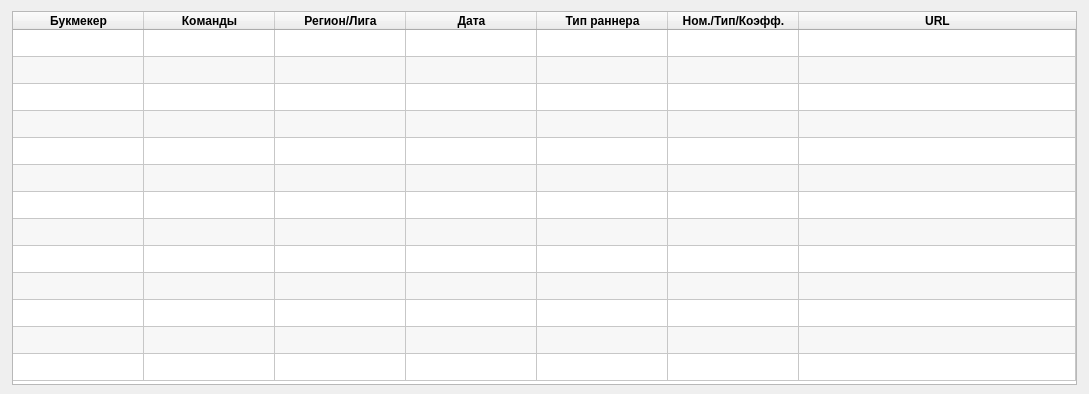
<?xml version="1.0" encoding="UTF-8"?>
<ui version="4.0">
 <class>Form_scanResults</class>
 <widget class="QWidget" name="Form_scanResults">
  <property name="windowModality">
   <enum>Qt::NonModal</enum>
  </property>
  <property name="geometry">
   <rect>
    <x>0</x>
    <y>0</y>
    <width>1089</width>
    <height>394</height>
   </rect>
  </property>
  <property name="sizePolicy">
   <sizepolicy hsizetype="Fixed" vsizetype="Expanding">
    <horstretch>0</horstretch>
    <verstretch>0</verstretch>
   </sizepolicy>
  </property>
  <property name="minimumSize">
   <size>
    <width>1089</width>
    <height>394</height>
   </size>
  </property>
  <property name="maximumSize">
   <size>
    <width>1089</width>
    <height>16777215</height>
   </size>
  </property>
  <property name="windowTitle">
   <string>Результаты сканирования</string>
  </property>
  <layout class="QHBoxLayout" name="horizontalLayout">
   <item>
    <widget class="QTableWidget" name="tableWidget_scanResults">
     <property name="sizePolicy">
      <sizepolicy hsizetype="Fixed" vsizetype="Preferred">
       <horstretch>0</horstretch>
       <verstretch>0</verstretch>
      </sizepolicy>
     </property>
     <property name="minimumSize">
      <size>
       <width>1065</width>
       <height>374</height>
      </size>
     </property>
     <property name="maximumSize">
      <size>
       <width>1065</width>
       <height>16777215</height>
      </size>
     </property>
     <property name="font">
      <font>
       <weight>50</weight>
       <bold>false</bold>
      </font>
     </property>
     <property name="autoFillBackground">
      <bool>false</bool>
     </property>
     <property name="styleSheet">
      <string notr="true"/>
     </property>
     <property name="frameShape">
      <enum>QFrame::StyledPanel</enum>
     </property>
     <property name="frameShadow">
      <enum>QFrame::Sunken</enum>
     </property>
     <property name="sizeAdjustPolicy">
      <enum>QAbstractScrollArea::AdjustIgnored</enum>
     </property>
     <property name="editTriggers">
      <set>QAbstractItemView::NoEditTriggers</set>
     </property>
     <property name="dragEnabled">
      <bool>false</bool>
     </property>
     <property name="alternatingRowColors">
      <bool>true</bool>
     </property>
     <property name="selectionBehavior">
      <enum>QAbstractItemView::SelectItems</enum>
     </property>
     <property name="textElideMode">
      <enum>Qt::ElideRight</enum>
     </property>
     <property name="verticalScrollMode">
      <enum>QAbstractItemView::ScrollPerPixel</enum>
     </property>
     <property name="horizontalScrollMode">
      <enum>QAbstractItemView::ScrollPerPixel</enum>
     </property>
     <property name="showGrid">
      <bool>true</bool>
     </property>
     <property name="gridStyle">
      <enum>Qt::SolidLine</enum>
     </property>
     <property name="sortingEnabled">
      <bool>false</bool>
     </property>
     <property name="wordWrap">
      <bool>true</bool>
     </property>
     <property name="cornerButtonEnabled">
      <bool>true</bool>
     </property>
     <property name="rowCount">
      <number>13</number>
     </property>
     <property name="columnCount">
      <number>7</number>
     </property>
     <attribute name="horizontalHeaderVisible">
      <bool>true</bool>
     </attribute>
     <attribute name="horizontalHeaderCascadingSectionResizes">
      <bool>true</bool>
     </attribute>
     <attribute name="horizontalHeaderMinimumSectionSize">
      <number>39</number>
     </attribute>
     <attribute name="horizontalHeaderDefaultSectionSize">
      <number>131</number>
     </attribute>
     <attribute name="horizontalHeaderHighlightSections">
      <bool>false</bool>
     </attribute>
     <attribute name="horizontalHeaderShowSortIndicator" stdset="0">
      <bool>false</bool>
     </attribute>
     <attribute name="horizontalHeaderStretchLastSection">
      <bool>true</bool>
     </attribute>
     <attribute name="verticalHeaderVisible">
      <bool>false</bool>
     </attribute>
     <attribute name="verticalHeaderCascadingSectionResizes">
      <bool>false</bool>
     </attribute>
     <attribute name="verticalHeaderMinimumSectionSize">
      <number>20</number>
     </attribute>
     <attribute name="verticalHeaderDefaultSectionSize">
      <number>27</number>
     </attribute>
     <attribute name="verticalHeaderHighlightSections">
      <bool>false</bool>
     </attribute>
     <attribute name="verticalHeaderShowSortIndicator" stdset="0">
      <bool>false</bool>
     </attribute>
     <attribute name="verticalHeaderStretchLastSection">
      <bool>false</bool>
     </attribute>
     <row/>
     <row/>
     <row/>
     <row/>
     <row/>
     <row/>
     <row/>
     <row/>
     <row/>
     <row/>
     <row/>
     <row/>
     <row/>
     <column>
      <property name="text">
       <string>Букмекер</string>
      </property>
      <property name="font">
       <font>
        <weight>75</weight>
        <bold>true</bold>
       </font>
      </property>
     </column>
     <column>
      <property name="text">
       <string>Команды</string>
      </property>
      <property name="font">
       <font>
        <weight>75</weight>
        <italic>false</italic>
        <bold>true</bold>
        <underline>false</underline>
        <strikeout>false</strikeout>
        <kerning>false</kerning>
       </font>
      </property>
      <property name="background">
       <color>
        <red>207</red>
        <green>207</green>
        <blue>205</blue>
       </color>
      </property>
      <property name="foreground">
       <brush brushstyle="SolidPattern">
        <color alpha="255">
         <red>0</red>
         <green>0</green>
         <blue>0</blue>
        </color>
       </brush>
      </property>
     </column>
     <column>
      <property name="text">
       <string>Регион/Лига</string>
      </property>
      <property name="font">
       <font>
        <weight>75</weight>
        <bold>true</bold>
       </font>
      </property>
     </column>
     <column>
      <property name="text">
       <string>Дата</string>
      </property>
      <property name="font">
       <font>
        <weight>75</weight>
        <bold>true</bold>
       </font>
      </property>
     </column>
     <column>
      <property name="text">
       <string>Тип раннера</string>
      </property>
      <property name="font">
       <font>
        <weight>75</weight>
        <bold>true</bold>
       </font>
      </property>
     </column>
     <column>
      <property name="text">
       <string>Ном./Тип/Коэфф.</string>
      </property>
      <property name="font">
       <font>
        <weight>75</weight>
        <bold>true</bold>
       </font>
      </property>
     </column>
     <column>
      <property name="text">
       <string>URL</string>
      </property>
      <property name="font">
       <font>
        <weight>75</weight>
        <bold>true</bold>
       </font>
      </property>
     </column>
     <item row="0" column="0">
      <property name="text">
       <string/>
      </property>
     </item>
     <item row="0" column="1">
      <property name="text">
       <string/>
      </property>
     </item>
     <item row="0" column="4">
      <property name="text">
       <string/>
      </property>
      <property name="background">
       <brush brushstyle="NoBrush">
        <color alpha="255">
         <red>181</red>
         <green>181</green>
         <blue>181</blue>
        </color>
       </brush>
      </property>
     </item>
    </widget>
   </item>
  </layout>
 </widget>
 <resources/>
 <connections/>
</ui>
